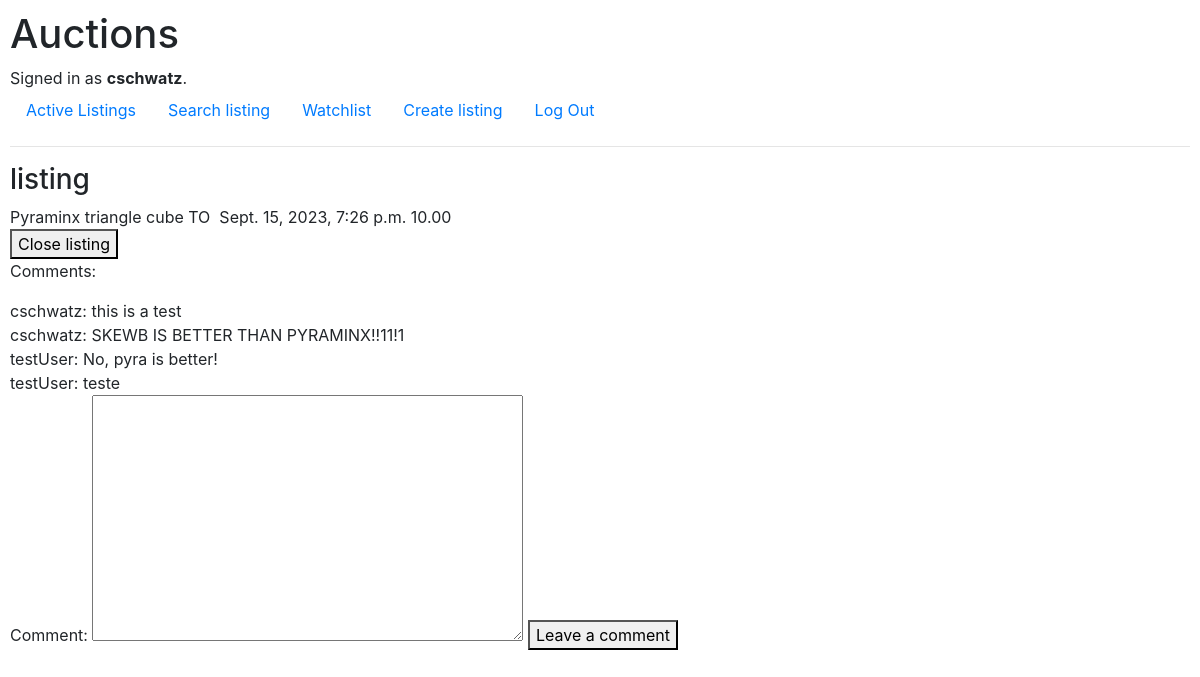
Page /listing/Pyraminx (signed in) on the committed database.
### auctions/models.py (models this page shows)
class User(AbstractUser):
    pass

class AuctionListing(models.Model):
    user = models.ForeignKey(User, on_delete=models.CASCADE, related_name="user_listing", default=None)
    title = models.CharField(max_length=64)
    description = models.CharField(max_length=150)
    category_choices = [('Electronic', 'electronic'), ('Toys', 'toys'), ('Home', 'home'), ('Fashion', 'fashion'), ('Other', 'other')]
    category = models.CharField(max_length=10, choices=category_choices, default='Other')
    date = models.DateTimeField(auto_now_add=True)
    image = models.URLField()
    value = models.DecimalField(max_digits=8, decimal_places=2, default=0.00)
    is_active = models.BooleanField(default=True)

class Comment(models.Model):
    user = models.ForeignKey(User, on_delete=models.CASCADE, related_name="user_comment", default=None)
    listing = models.ForeignKey(AuctionListing, on_delete=models.CASCADE, related_name="listing_comments")
    comment = models.CharField(max_length=150)

### auctions/views.py (the view)
# urls.py: path("listing/<str:listing_title>", views.listing, name="listing"),
def listing(request, listing_title):
    form = commentForm()
    listing_to_view = AuctionListing.objects.get(title=listing_title)
    listing_comments = Comment.objects.filter(listing=listing_to_view)
    if (listing_to_view.user.username != request.user.username): #check if authenticated user is not the same of the listing, otherwise it doesn't make sense to be able to watchlist
        can_watchlist = True
    else:
        can_watchlist = False
    if (Watchlist.objects.filter(user=request.user, listing=listing_to_view)): #check if listing is already in watchlist
        is_watched = True
    else:
        is_watched = False
    try:
        bids = Bid.objects.filter(listing=listing_to_view) #gets all bids for the listing
        sorted_bids = bids.order_by('-bid')[0] #order them from highest bid to lowest and fetches the first one (highest)
        highest_bid = sorted_bids.bid #fetches the highest bid's value
        highest_bidder = sorted_bids.user #fetches the highest bid's user
    except IndexError: #if there are no bids, it will throw an index error
        highest_bid = listing_to_view.value
        highest_bidder = listing_to_view.user
    user_can_bid = False
    user_can_close_listing = False
    if (listing_to_view.user.username != request.user.username): # check if logged user is not the user who created the current listing, since they shouldn't bid on their own listing
        user_can_bid = True
    else:
        user_can_close_listing = True
    if request.method == "POST":
        if request.POST['post_form'] == "close": #if close button was pressed
            listing_to_view.is_active = False #if the close button was pressed in the page, the listing becomes inactive
            listing_to_view.save() #updates the query in the DB
        elif request.POST['post_form'] == "comment": #if user made a comment
            form = commentForm(request.POST)
            if form.is_valid():
                comment = form.cleaned_data['comment']
                comment_to_save = Comment(user=request.user, listing=listing_to_view, comment=comment)
                comment_to_save.save()
                return render(request, "auctions/listing.html", {
                    "listing_to_view": listing_to_view,
                    "highest_bid": highest_bid,
                    "can_bid": user_can_bid,
                    "can_close": user_can_close_listing,
                    "highest_bidder": highest_bidder,
                    "comments": listing_comments,
                    "can_watchlist": can_watchlist,
                    "is_watched": is_watched,
                })
        elif request.POST['post_form'] == "watchlist":
            is_watched = True
            listing_to_watch = Watchlist(user=request.user, listing=listing_to_view)
            listing_to_watch.save()
            return render(request, "auctions/listing.html", {
                "listing_to_view": listing_to_view,
                "highest_bid": highest_bid,
                "can_bid": user_can_bid,
                "can_close": user_can_close_listing,
                "highest_bidder": highest_bidder,
                "comments": listing_comments,
                "can_watchlist": can_watchlist,
                "is_watched": is_watched,
            })
        return render(request, "auctions/listing.html", {
            "listing_to_view": listing_to_view,
            "highest_bid": highest_bid,
            "can_bid": user_can_bid,
            "can_close": user_can_close_listing,
            "highest_bidder": highest_bidder,
            "comments": listing_comments,
            "can_watchlist": can_watchlist,
            "is_watched": is_watched,
        })
    else:
        return render(request, "auctions/listing.html", {
            "listing_to_view": listing_to_view,
            "highest_bid": highest_bid,
            "can_bid": user_can_bid,
            "can_close": user_can_close_listing,
            "form": form,
            "comments": listing_comments,
            "can_watchlist": can_watchlist,
            "is_watched": is_watched,
        })

### auctions/views.py
class commentForm(forms.Form):
    comment = forms.CharField(widget=forms.Textarea())

### auctions/templates/auctions/listing.html (shortened to what this page needs)
{% extends "auctions/layout.html" %}
{% block body %}
    <h3>listing</h3>
    {{ listing_to_view.title }}
    {{ listing_to_view.description }}
    {{ listing_to_view.category }}
    {{ listing_to_view.date }}
    {{ highest_bid }}
    {% if user.is_authenticated %}
        {% if can_close %}
            {% if listing_to_view.is_active %}
                <form action="{% url 'listing' listing_to_view.title %}" method="post">
                    <button>Close listing</button>
                </form>
            {% endif %}
        {% endif %}
    {% endif %}
    <p>
        Comments:
    </p>
    {% for comment in comments %}
        {{ comment.user }}: {{ comment.comment }}
        <br>
    {% endfor %}
    <form action="{% url 'listing' listing_to_view.title %}" method="post">
        {{ form }}
        <button>Leave a comment</button>
    </form>
{% endblock %}

### auctions/templates/auctions/layout.html (shortened to what this page needs)
{% load static %}
<!DOCTYPE html>
<html lang="en">
    <head>
        <link rel="stylesheet" href="https://stackpath.bootstrapcdn.com/bootstrap/4.4.1/css/bootstrap.min.css">
        <link href="{% static 'auctions/styles.css' %}" rel="stylesheet">
    </head>
    <body>
        <h1>Auctions</h1>
        <div>
            {% if user.is_authenticated %}
                Signed in as <strong>{{ user.username }}</strong>.
            {% else %}
                Not signed in.
            {% endif %}
        </div>
        <ul class="nav">
            <li class="nav-item">
                <a class="nav-link" href="{% url 'index' %}">Active Listings</a>
            </li>
            <li class="nav-item">
                <a class="nav-link" href="{% url 'search_listing' %}"> Search listing </a>
            </li>
            {% if user.is_authenticated %}
                <li class="nav-item">
                    <a class="nav-link" href="{% url 'watchlist' %}">Watchlist</a>
                </li>
                <li class="nav-item">
                    <a class="nav-link" href="{% url 'create_listing' %}"> Create listing </a>
                </li>
                <li class="nav-item">
                    <a class="nav-link" href="{% url 'logout' %}">Log Out</a>
                </li>
            {% endif %}
        </ul>
        <hr>
        {% block body %}
        {% endblock %}
    </body>
</html>

### auctions/static/auctions/styles.css (style rules this page uses)
body { padding: 10px; }

### rows in the picture
User: username "cschwatz"
AuctionListing: title "Pyraminx", description "triangle cube", category "TO", date "Sept. 15, 2023, 7:26 p.m.", value "10.00"
Comment: user "cschwatz", comment "this is a test"
Comment: user "cschwatz", comment "SKEWB IS BETTER THAN PYRAMINX!!11!1"
Comment: user "testUser", comment "No, pyra is better!"
Comment: user "testUser", comment "teste"
